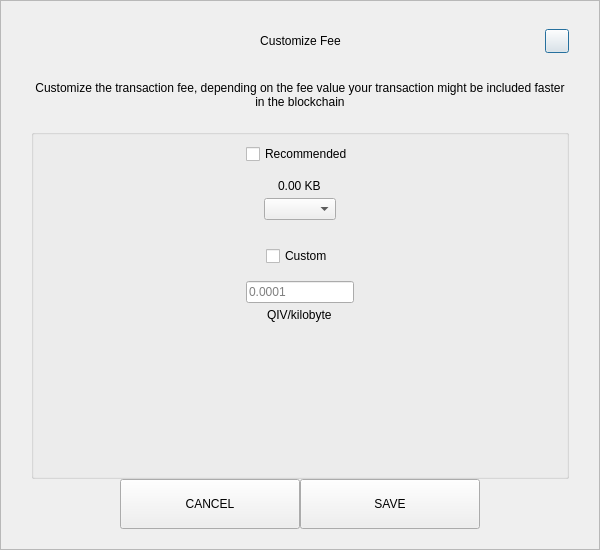
<?xml version="1.0" encoding="UTF-8"?>
<ui version="4.0">
 <class>SendCustomFeeDialog</class>
 <widget class="QDialog" name="SendCustomFeeDialog">
  <property name="geometry">
   <rect>
    <x>0</x>
    <y>0</y>
    <width>600</width>
    <height>550</height>
   </rect>
  </property>
  <property name="windowTitle">
   <string>Form</string>
  </property>
  <layout class="QVBoxLayout" name="verticalLayout_3">
   <property name="spacing">
    <number>0</number>
   </property>
   <property name="leftMargin">
    <number>0</number>
   </property>
   <property name="topMargin">
    <number>0</number>
   </property>
   <property name="rightMargin">
    <number>0</number>
   </property>
   <property name="bottomMargin">
    <number>0</number>
   </property>
   <item>
    <widget class="QFrame" name="frame">
     <property name="styleSheet">
      <string notr="true"/>
     </property>
     <property name="frameShape">
      <enum>QFrame::StyledPanel</enum>
     </property>
     <property name="frameShadow">
      <enum>QFrame::Raised</enum>
     </property>
     <layout class="QVBoxLayout" name="verticalLayout_2">
      <property name="spacing">
       <number>0</number>
      </property>
      <property name="leftMargin">
       <number>30</number>
      </property>
      <property name="topMargin">
       <number>20</number>
      </property>
      <property name="rightMargin">
       <number>30</number>
      </property>
      <property name="bottomMargin">
       <number>20</number>
      </property>
      <item>
       <layout class="QHBoxLayout" name="horizontalLayout_3">
        <property name="spacing">
         <number>0</number>
        </property>
        <item>
         <spacer name="horizontalSpacer_21">
          <property name="orientation">
           <enum>Qt::Horizontal</enum>
          </property>
          <property name="sizeHint" stdset="0">
           <size>
            <width>40</width>
            <height>20</height>
           </size>
          </property>
         </spacer>
        </item>
        <item>
         <widget class="QLabel" name="labelTitle">
          <property name="minimumSize">
           <size>
            <width>0</width>
            <height>40</height>
           </size>
          </property>
          <property name="maximumSize">
           <size>
            <width>16777215</width>
            <height>40</height>
           </size>
          </property>
          <property name="styleSheet">
           <string notr="true">padding-left:24px;</string>
          </property>
          <property name="text">
           <string>Customize Fee</string>
          </property>
          <property name="alignment">
           <set>Qt::AlignCenter</set>
          </property>
          <property name="margin">
           <number>7</number>
          </property>
         </widget>
        </item>
        <item>
         <spacer name="horizontalSpacer">
          <property name="orientation">
           <enum>Qt::Horizontal</enum>
          </property>
          <property name="sizeHint" stdset="0">
           <size>
            <width>40</width>
            <height>20</height>
           </size>
          </property>
         </spacer>
        </item>
        <item>
         <widget class="QPushButton" name="btnEsc">
          <property name="minimumSize">
           <size>
            <width>24</width>
            <height>24</height>
           </size>
          </property>
          <property name="maximumSize">
           <size>
            <width>24</width>
            <height>24</height>
           </size>
          </property>
          <property name="text">
           <string/>
          </property>
         </widget>
        </item>
       </layout>
      </item>
      <item>
       <spacer name="verticalSpacer_2">
        <property name="orientation">
         <enum>Qt::Vertical</enum>
        </property>
        <property name="sizeType">
         <enum>QSizePolicy::Fixed</enum>
        </property>
        <property name="sizeHint" stdset="0">
         <size>
          <width>20</width>
          <height>20</height>
         </size>
        </property>
       </spacer>
      </item>
      <item>
       <widget class="QLabel" name="labelMessage">
        <property name="text">
         <string>Customize the transaction fee, depending on the fee value your transaction might be included faster in the blockchain</string>
        </property>
        <property name="alignment">
         <set>Qt::AlignCenter</set>
        </property>
        <property name="wordWrap">
         <bool>true</bool>
        </property>
       </widget>
      </item>
      <item>
       <spacer name="verticalSpacer_3">
        <property name="orientation">
         <enum>Qt::Vertical</enum>
        </property>
        <property name="sizeType">
         <enum>QSizePolicy::Fixed</enum>
        </property>
        <property name="sizeHint" stdset="0">
         <size>
          <width>20</width>
          <height>20</height>
         </size>
        </property>
       </spacer>
      </item>
      <item>
       <widget class="QGroupBox" name="groupBox">
        <property name="title">
         <string/>
        </property>
        <layout class="QVBoxLayout" name="verticalLayout">
         <property name="leftMargin">
          <number>12</number>
         </property>
         <property name="rightMargin">
          <number>12</number>
         </property>
         <item>
          <layout class="QVBoxLayout" name="verticalLayout_4">
           <property name="spacing">
            <number>5</number>
           </property>
           <item alignment="Qt::AlignHCenter">
            <widget class="QCheckBox" name="checkBoxRecommended">
             <property name="text">
              <string>Recommended</string>
             </property>
            </widget>
           </item>
           <item>
            <spacer name="verticalSpacer_5">
             <property name="orientation">
              <enum>Qt::Vertical</enum>
             </property>
             <property name="sizeType">
              <enum>QSizePolicy::Fixed</enum>
             </property>
             <property name="sizeHint" stdset="0">
              <size>
               <width>20</width>
               <height>10</height>
              </size>
             </property>
            </spacer>
           </item>
           <item alignment="Qt::AlignHCenter">
            <widget class="QLabel" name="labelFee">
             <property name="text">
              <string>0.00 KB</string>
             </property>
            </widget>
           </item>
           <item alignment="Qt::AlignHCenter">
            <widget class="QComboBox" name="comboBoxRecommended"/>
           </item>
          </layout>
         </item>
         <item>
          <spacer name="verticalSpacer">
           <property name="orientation">
            <enum>Qt::Vertical</enum>
           </property>
           <property name="sizeType">
            <enum>QSizePolicy::Fixed</enum>
           </property>
           <property name="sizeHint" stdset="0">
            <size>
             <width>20</width>
             <height>20</height>
            </size>
           </property>
          </spacer>
         </item>
         <item>
          <layout class="QVBoxLayout" name="verticalLayout_5">
           <property name="spacing">
            <number>5</number>
           </property>
           <item alignment="Qt::AlignHCenter">
            <widget class="QCheckBox" name="checkBoxCustom">
             <property name="text">
              <string>Custom</string>
             </property>
            </widget>
           </item>
           <item>
            <spacer name="verticalSpacer_6">
             <property name="orientation">
              <enum>Qt::Vertical</enum>
             </property>
             <property name="sizeType">
              <enum>QSizePolicy::Fixed</enum>
             </property>
             <property name="sizeHint" stdset="0">
              <size>
               <width>20</width>
               <height>10</height>
              </size>
             </property>
            </spacer>
           </item>
           <item alignment="Qt::AlignHCenter">
            <widget class="QLineEdit" name="lineEditCustomFee">
             <property name="placeholderText">
              <string notr="true">0.0001</string>
             </property>
            </widget>
           </item>
           <item alignment="Qt::AlignHCenter">
            <widget class="QLabel" name="labelCustomFee">
             <property name="text">
              <string>QIV/kilobyte</string>
             </property>
            </widget>
           </item>
          </layout>
         </item>
         <item>
          <spacer name="verticalSpacer_4">
           <property name="orientation">
            <enum>Qt::Vertical</enum>
           </property>
           <property name="sizeHint" stdset="0">
            <size>
             <width>20</width>
             <height>40</height>
            </size>
           </property>
          </spacer>
         </item>
        </layout>
       </widget>
      </item>
      <item>
       <layout class="QHBoxLayout" name="horizontalLayout" stretch="1,2,2,1">
        <item>
         <spacer name="horizontalSpacer1">
          <property name="orientation">
           <enum>Qt::Horizontal</enum>
          </property>
          <property name="sizeHint" stdset="0">
           <size>
            <width>40</width>
            <height>20</height>
           </size>
          </property>
         </spacer>
        </item>
        <item>
         <widget class="QPushButton" name="btnCancel">
          <property name="minimumSize">
           <size>
            <width>180</width>
            <height>50</height>
           </size>
          </property>
          <property name="focusPolicy">
           <enum>Qt::NoFocus</enum>
          </property>
          <property name="text">
           <string>CANCEL</string>
          </property>
         </widget>
        </item>
        <item>
         <widget class="QPushButton" name="btnSave">
          <property name="minimumSize">
           <size>
            <width>180</width>
            <height>50</height>
           </size>
          </property>
          <property name="focusPolicy">
           <enum>Qt::NoFocus</enum>
          </property>
          <property name="text">
           <string>SAVE</string>
          </property>
         </widget>
        </item>
        <item>
         <spacer name="horizontalSpacer_2">
          <property name="orientation">
           <enum>Qt::Horizontal</enum>
          </property>
          <property name="sizeHint" stdset="0">
           <size>
            <width>40</width>
            <height>20</height>
           </size>
          </property>
         </spacer>
        </item>
       </layout>
      </item>
     </layout>
    </widget>
   </item>
  </layout>
 </widget>
 <resources/>
 <connections/>
</ui>
